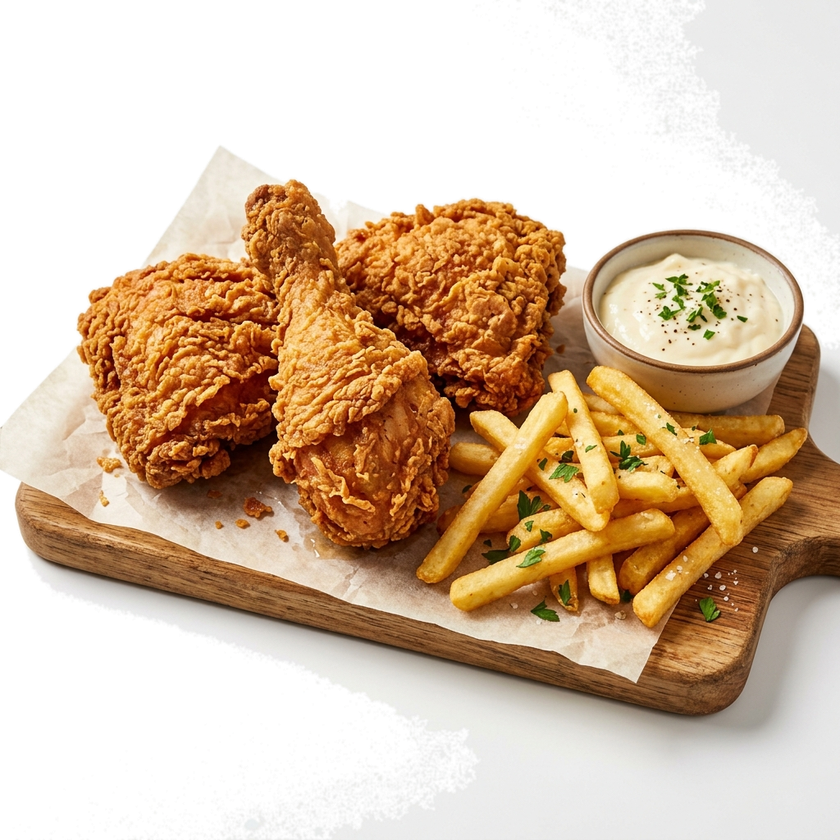
#> input picture assets/broast_board.png, 840 x 840 px, shrunk from 1024 x 1024 before the run; its folder holds 4 pictures in this run
$ python check_png.py
#> lines starting #> are read from the running program, lines starting #| are printed output that depends on the picture
from PIL import Image
import glob

for f in sorted(glob.glob("assets/*.png")):
    im = Image.open(f)
#> im is the input picture: PIL image 840x840 RGBA; mean R, G, B, A 134.8, 110.4, 85.8, 162.6
    alpha = im.split()[-1]
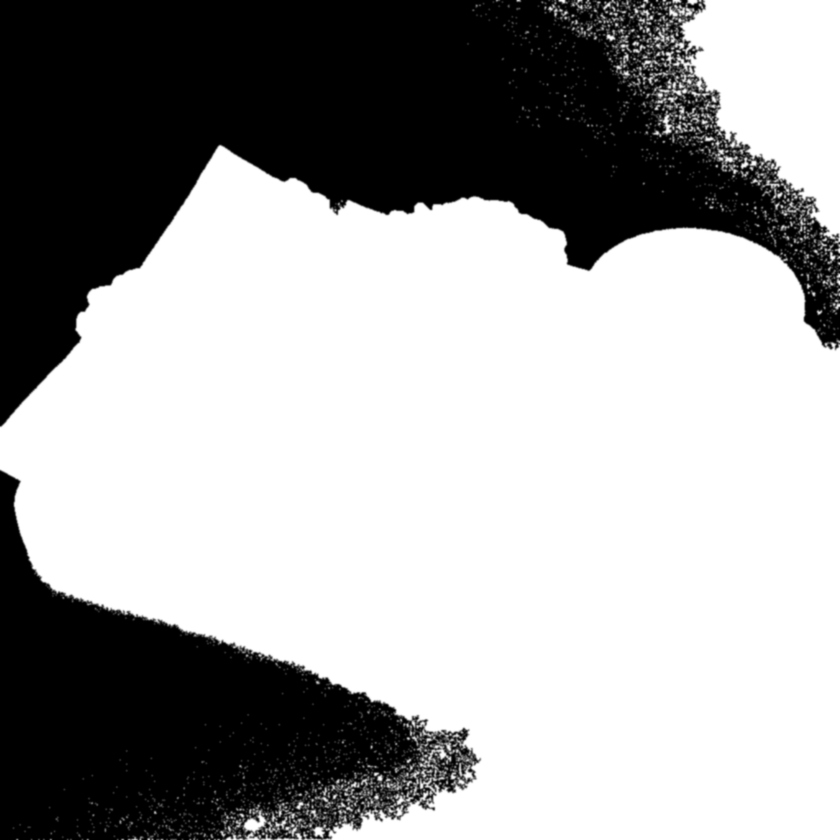
#> alpha: PIL image 840x840 L; min 0, max 255, mean 162.6
    print(f, im.size, "alpha min/max:", alpha.getextrema(), "bbox:", alpha.getbbox())
#| assets/broast_board.png (840, 840) alpha min/max: (0, 255) bbox: (0, 0, 840, 840)
#> pass 2 of the loop `for f in sorted(glob.glob("assets/*.png")):`:
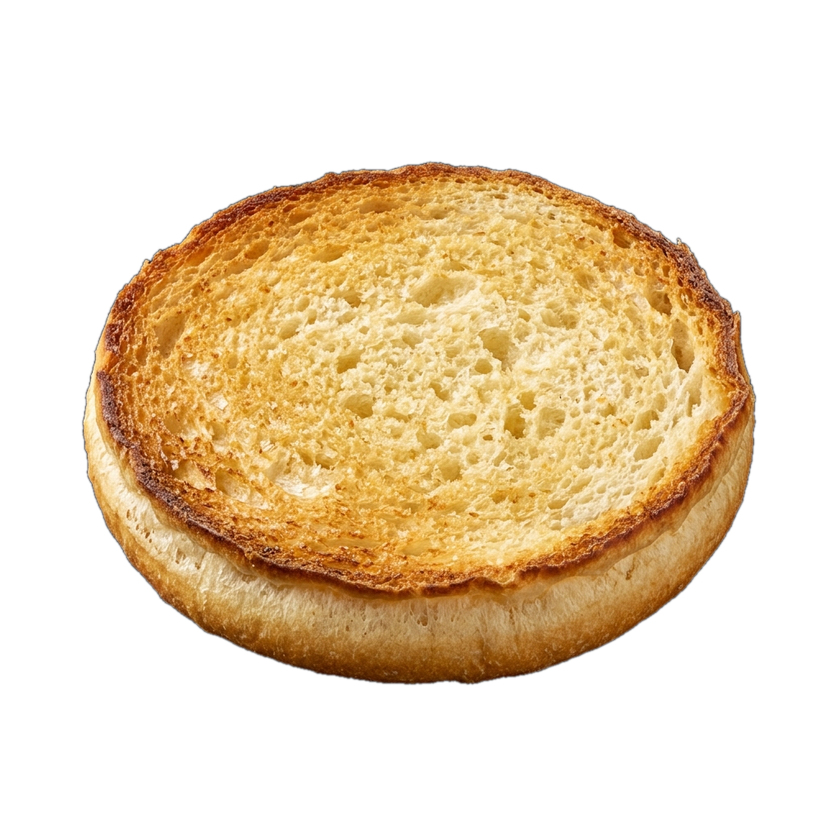
#> input picture assets/bun_bottom.png, 840 x 840 px, shrunk from 1024 x 1024 before the run
#> im is the input picture: PIL image 840x840 RGBA; mean R, G, B, A 82.4, 63, 34.9, 100.8
#> `alpha = im.split()[-1]`:
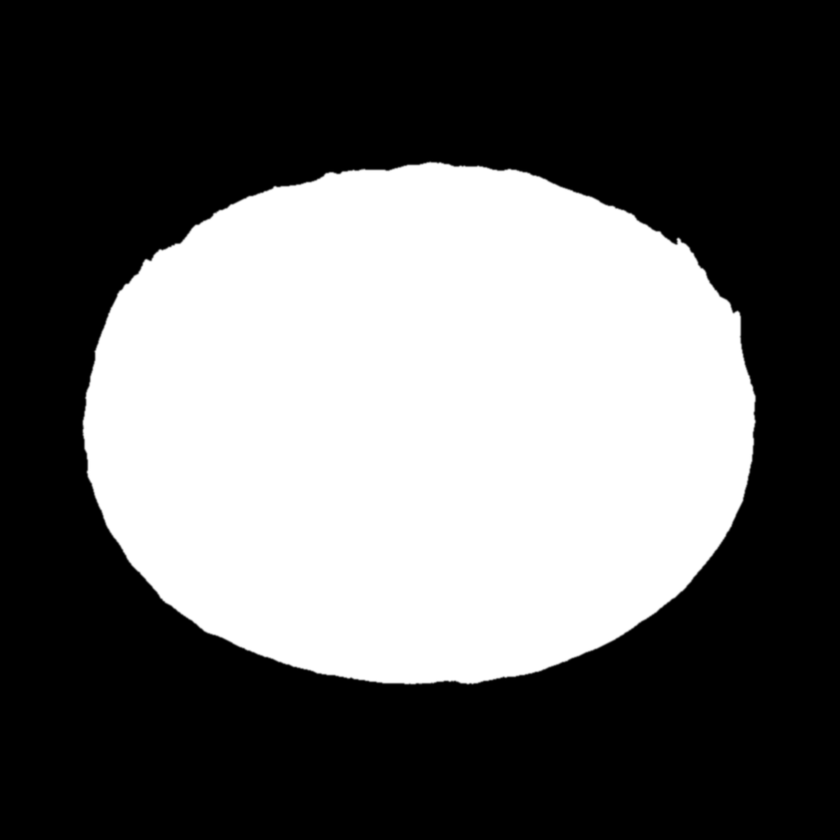
#> alpha: PIL image 840x840 L; min 0, max 255, mean 100.8
#| assets/bun_bottom.png (840, 840) alpha min/max: (0, 255) bbox: (81, 159, 758, 686)
#> pass 3 of the loop `for f in sorted(glob.glob("assets/*.png")):`:
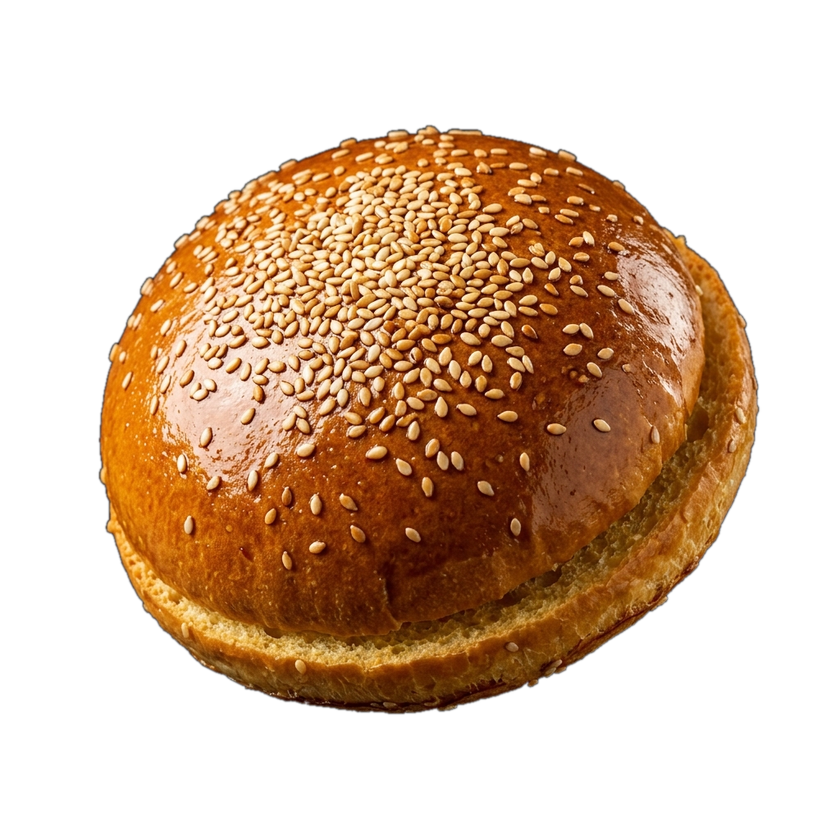
#> input picture assets/bun_top.png, 840 x 840 px, shrunk from 1024 x 1024 before the run
#> im is the input picture: PIL image 840x840 RGBA; mean R, G, B, A 69.7, 42.8, 20.4, 108.2
#> `alpha = im.split()[-1]`:
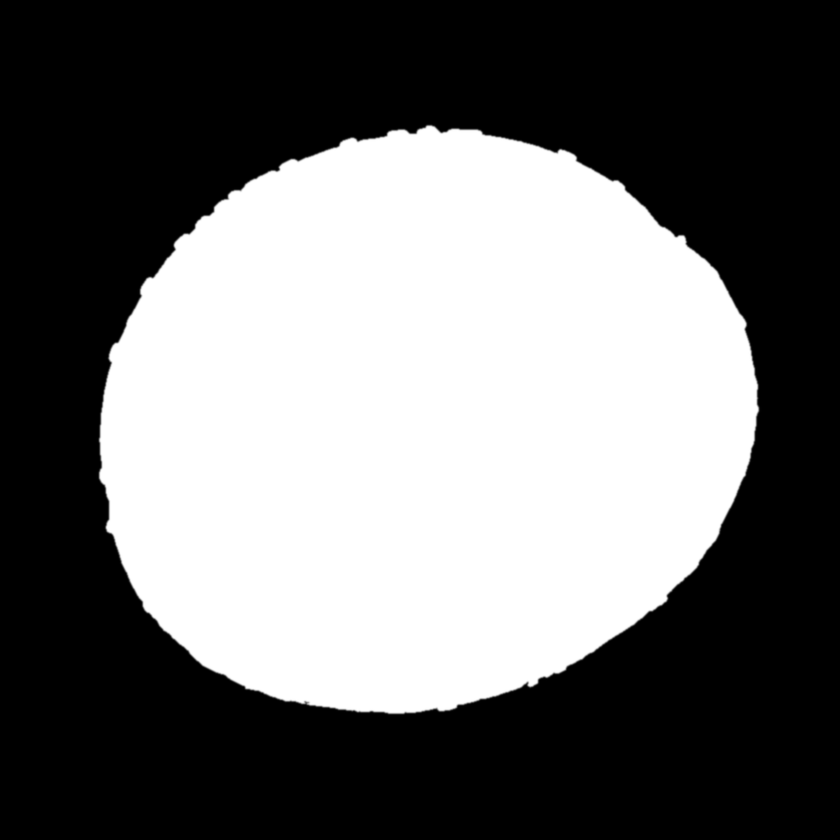
#> alpha: PIL image 840x840 L; min 0, max 255, mean 108.2
#| assets/bun_top.png (840, 840) alpha min/max: (0, 255) bbox: (96, 123, 762, 717)
#> the loop made 4 passes; the first 3 are shown
